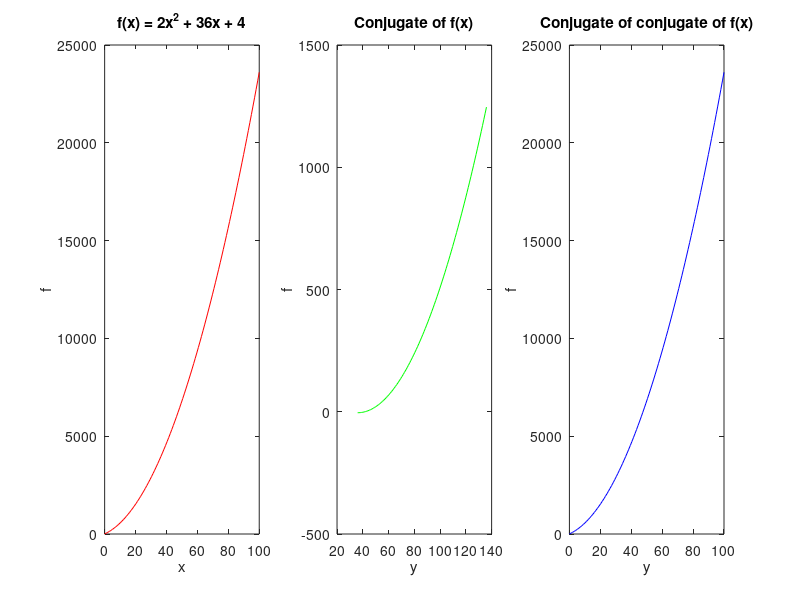

Write MATLAB code to recreate this figure.
x = linspace(0,100,100);
y = 2.*x.*x + 36.*x + 4;
xc = linspace(36, 136, 100);
c = (xc.*xc) / 8 - 9.*xc + 158;
cc = 2.*x.*x + 36.*x + 4;

subplot(1,3,1);
plot(x, y, 'r');
title('f(x) = 2x^2 + 36x + 4');
xlabel('x');
ylabel('f');
subplot(1,3,2);
plot(xc, c, 'g');
title('Conjugate of f(x)');
xlabel('y');
ylabel('f');
subplot(1,3,3);
plot(x, cc, 'b');
title('Conjugate of conjugate of f(x)');
xlabel('y');
ylabel('f');